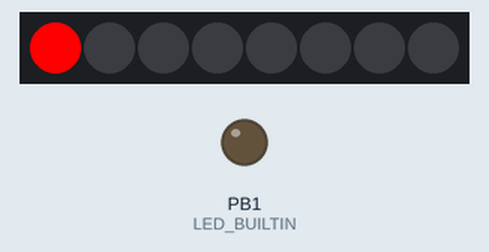
The sketch below on a simulated ATtiny85, built with avr-gcc and run on an emulated ATtiny85. Parts: 8 RGB LEDs in strip order, left to right, output pins drawn as LEDs (lit = HIGH).

Above: at 0.1 s.
At 26.21 s:
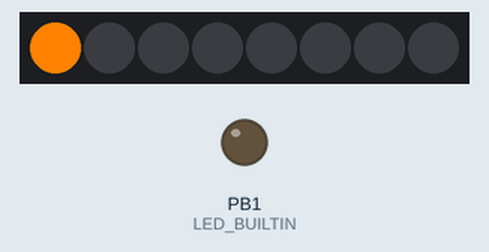
At 32.9 s:
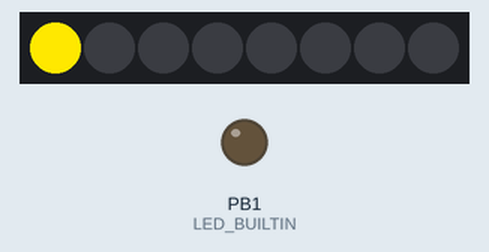
At 39.7 s:
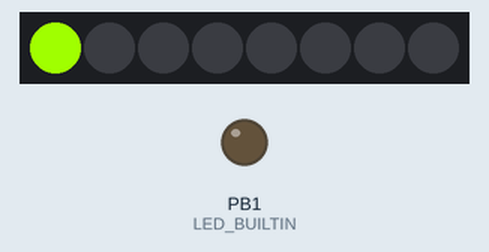
Timing chart, 0 to 40.0 s (numbered marks = the images above):
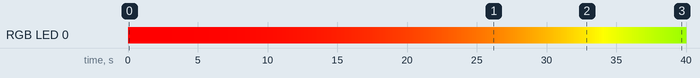

The sketch:

snow_village_colors.ino
```cpp
#include <Adafruit_NeoPixel.h>
//#include "color.h"
#include "buttons.h"

#ifdef __AVR__
  #include <avr/power.h>
#endif

#define COUNT_OF(x) ((sizeof(x)/sizeof(0[x])) / ((size_t)(!(sizeof(x) % sizeof(0[x])))))

#define PIN       0
#define NUMPIXELS 8
#define DELAYVAL 500
#define BUTTON_PIN 2
#define BUTTON_DEBOUNCE_DELAY  20

#define STATE_PAUSE                -3
#define STATE_ERROR                -2
#define STATE_ANIM_ALL_RED          0
#define STATE_ANIM_ALL_GREEN        1
#define STATE_ANIM_ALL_BLUE         2
#define STATE_ANIM_THEATER_WHITE    3
#define STATE_ANIM_THEATER_RED      4
#define STATE_ANIM_THEATER_BLUE     5
#define STATE_ANIM_THEATER_RAINBOW  6
#define STATE_ANIM_RAINBOW          7
#define STATE_ANIM_CLEAR            8
#define STATE_TEST                  9

#define ERROR_NONE 1
#define ERROR_TEST 10

typedef unsigned long time_t;
typedef uint32_t color_t;
typedef uint16_t hue_t;
typedef uint8_t sat_t;
typedef uint8_t val_t;
typedef uint8_t lum_t;

static const int8_t ORDER_OF_STATES[] = {
    STATE_ANIM_CLEAR,
    STATE_TEST,
    STATE_ANIM_ALL_RED,
    STATE_ANIM_ALL_GREEN,
    STATE_ANIM_ALL_BLUE,
    /*
    STATE_ANIM_THEATER_WHITE,
    STATE_ANIM_THEATER_RED,
    STATE_ANIM_THEATER_BLUE,
    STATE_ANIM_THEATER_RAINBOW,
    STATE_ANIM_RAINBOW,
    */
};

static void animate(time_t);
static void buttonPress(time_t);
static void buttonUp(time_t);
static void buttonDown(time_t);
static void toggleLED(time_t);
static void test(time_t);
static void colorWipe(time_t, uint32_t);
static void blinkBuiltInLED(unsigned long, int);

// Argument 1 = Number of pixels in NeoPixel strip
// Argument 2 = Arduino pin number (most are valid)
// Argument 3 = Pixel type flags, add together as needed:
//   NEO_KHZ800  800 KHz bitstream (most NeoPixel products w/WS2812 LEDs)
//   NEO_KHZ400  400 KHz (classic 'v1' (not v2) FLORA pixels, WS2811 drivers)
//   NEO_GRB     Pixels are wired for GRB bitstream (most NeoPixel products)
//   NEO_RGB     Pixels are wired for RGB bitstream (v1 FLORA pixels, not v2)
//   NEO_RGBW    Pixels are wired for RGBW bitstream (NeoPixel RGBW products)
static Adafruit_NeoPixel strip(NUMPIXELS, PIN, NEO_GRB + NEO_KHZ800);
static int8_t state = ORDER_OF_STATES[0];
static button_handle_t myButton;
static uint8_t buttonPressCnt = 0; //Index into the ORDER_OF_STATES
static int8_t errorCode = ERROR_NONE;

void setup()
{
    pinMode(LED_BUILTIN, OUTPUT);
    #if defined(__AVR_ATtiny85__) && (F_CPU == 16000000)
        clock_prescale_set(clock_div_1);
    #endif

    strip.show();  // Initialize all pixels to 'off'
    strip.begin();

    /* state = ORDER_OF_STATES[0]; */
    /* errorCode = ERROR_NONE; */

    /* btn_initButton(&myButton, BUTTON_PIN, INPUT_PULLUP, buttonDown, toggleLED, buttonPress); */
    /* btn_addButton(&myButton); */
}

void loop()
{
    /* time_t startTime = millis(); */
    /* btn_processButtons(startTime); */
    /* animate(startTime); */

    static uint16_t counter = 0;

    strip.setPixelColor(0, strip.gamma32(strip.ColorHSV(counter++, 255, 255)));
    strip.show();
}

static void animate(time_t startTime)
{
    switch(state) {
        case STATE_ERROR:
            blinkBuiltInLED(startTime, errorCode);
            break;
        case STATE_PAUSE:
            delay(10);
            break;
        case STATE_ANIM_CLEAR:
            strip.clear();
            strip.show();
            state = STATE_PAUSE;
            break;
        case STATE_ANIM_ALL_RED:
            colorWipe(startTime, Adafruit_NeoPixel::Color(255, 0, 0));
            break;
        case STATE_ANIM_ALL_GREEN:
            colorWipe(startTime, Adafruit_NeoPixel::Color(0, 255, 0));
            break;
        case STATE_ANIM_ALL_BLUE:
            colorWipe(startTime, Adafruit_NeoPixel::Color(0, 0, 255));
            break;
        case STATE_TEST:
            test(startTime);
            break;
    }
    if(errorCode != ERROR_NONE) state = STATE_ERROR;
}

static void buttonUp(time_t startTime){}
static void buttonDown(time_t startTime){}

static void buttonPress(time_t startTime)
{
    if(++buttonPressCnt >= COUNT_OF(ORDER_OF_STATES) || buttonPressCnt < 0) {
        buttonPressCnt = 0;
    }
    state = ORDER_OF_STATES[buttonPressCnt];
}

static void test(time_t curTime)
{
    static uint16_t colors[361] = {0,182,364,546,728,910,1092,1274,1456,1638,1820,2002,2185,2367,2549,2731,2913,3095,3277,3459,3641,3823,4005,4187,4369,4551,4733,4915,5097,5279,5461,5643,5825,6007,6189,6371,6554,6736,6918,7100,7282,7464,7646,7828,8010,8192,8374,8556,8738,8920,9102,9284,9466,9648,9830,10012,10194,10376,10558,10740,10923,11105,11287,11469,11651,11833,12015,12197,12379,12561,12743,12925,13107,13289,13471,13653,13835,14017,14199,14381,14563,14745,14927,15109,15292,15474,15656,15838,16020,16202,16384,16566,16748,16930,17112,17294,17476,17658,17840,18022,18204,18386,18568,18750,18932,19114,19296,19478,19661,19843,20025,20207,20389,20571,20753,20935,21117,21299,21481,21663,21845,22027,22209,22391,22573,22755,22937,23119,23301,23483,23665,23847,24030,24212,24394,24576,24758,24940,25122,25304,25486,25668,25850,26032,26214,26396,26578,26760,26942,27124,27306,27488,27670,27852,28034,28216,28399,28581,28763,28945,29127,29309,29491,29673,29855,30037,30219,30401,30583,30765,30947,31129,31311,31493,31675,31857,32039,32221,32403,32585,32768,32950,33132,33314,33496,33678,33860,34042,34224,34406,34588,34770,34952,35134,35316,35498,35680,35862,36044,36226,36408,36590,36772,36954,37137,37319,37501,37683,37865,38047,38229,38411,38593,38775,38957,39139,39321,39503,39685,39867,40049,40231,40413,40595,40777,40959,41141,41323,41506,41688,41870,42052,42234,42416,42598,42780,42962,43144,43326,43508,43690,43872,44054,44236,44418,44600,44782,44964,45146,45328,45510,45692,45875,46057,46239,46421,46603,46785,46967,47149,47331,47513,47695,47877,48059,48241,48423,48605,48787,48969,49151,49333,49515,49697,49879,50061,50244,50426,50608,50790,50972,51154,51336,51518,51700,51882,52064,52246,52428,52610,52792,52974,53156,53338,53520,53702,53884,54066,54248,54430,54613,54795,54977,55159,55341,55523,55705,55887,56069,56251,56433,56615,56797,56979,57161,57343,57525,57707,57889,58071,58253,58435,58617,58799,58982,59164,59346,59528,59710,59892,60074,60256,60438,60620,60802,60984,61166,61348,61530,61712,61894,62076,62258,62440,62622,62804,62986,63168,63351,63533,63715,63897,64079,64261,64443,64625,64807,64989,65171,65353,65535};
    static time_t s = 0;
    static uint16_t counter = 0;

    /* if(s == 0) s = curTime; */
    /* if((curTime - s) >= 200){ */
    /*     s = 0; */
    /*     counter += 182; */
    /* } */

    strip.setPixelColor(0, strip.gamma32(strip.ColorHSV(counter++, 255, 255)));
    strip.show();
    /*
    //red
    strip.setPixelColor(0, strip.gamma32(strip.ColorHSV(colors[0], 255, 255)));
    //green
    strip.setPixelColor(1, strip.gamma32(strip.ColorHSV(colors[120], 255, 255)));
    //blue
    strip.setPixelColor(2, strip.gamma32(strip.ColorHSV(colors[240], 255, 255)));
    //white
    strip.setPixelColor(3, strip.gamma32(strip.ColorHSV(0, 0, 255)));
    */
}

static void blinkBuiltInLED(time_t curTime, int errorCode)
{
    static time_t d = 0;
    time_t delta =  curTime - d;

    if(d == 0){
        digitalWrite(LED_BUILTIN, HIGH);
        d = millis();
    }else if(delta >= 1000 && delta <= 2000){
        digitalWrite(LED_BUILTIN, LOW);
    }else if(delta > 2000) {
        d = 0;
    }
}

static void toggleLED(time_t _)
{
    static bool t = LOW;
    t = !t;
    digitalWrite(LED_BUILTIN, t);
}

static void colorWipe(time_t t, uint32_t color)
{
    static int wait = 0, i=0;
    if(wait == 0){
        strip.setPixelColor(i, color);
        strip.show();
        wait = t;
        if(++i>=strip.numPixels()){
            i=0;
            state = STATE_PAUSE;
            wait = 0;
        }
    }
    if((t - wait) > 50) wait = 0;
}
```

buttons.c
```cpp
#include "./buttons.h"

void btn_initButton(button_handle_t *const button, int pin, int mode, buttonActionHandler_t down, buttonActionHandler_t up, buttonActionHandler_t press){
    button->pin = pin;
    button->mode = mode;
    button->downHandler = down;
    button->upHandler = up;
    button->pressHandler = press;
    button->debounceTimer = button->holdTimer = 0;
    button->preState = button->curState = button->normalState = mode == INPUT_PULLUP ? HIGH : LOW;// Not really true, user will have to set the normalState depending on pull up/down

    pinMode(pin, mode);
}

void btn_addButton(button_handle_t *const button){
    buttons[buttonsIdx++] = button;
}

void btn_processButtons(unsigned long startTime) {
    for(int i=0; i<buttonsIdx; i++){
        processButton(startTime, buttons[i]);
    }
}

static void processButton(unsigned long startTime, button_handle_t * const button){
    button->curState = digitalRead(button->pin);

    if(button->curState != button->preState && button->debounceTimer == 0) {
        button->debounceTimer = millis();
    }else if(
        button->curState != button->preState &&
        (long)(startTime - button->debounceTimer) > BUTTON_DEBOUNCE_DELAY
    ) {
        button->debounceTimer = 0;
        button->preState = button->curState;
        if(button->curState != button->normalState && button->downHandler != NULL){
            button->downHandler(startTime);
        }else if(button->curState == button->normalState){
            if(button->upHandler != NULL) button->upHandler(startTime);
            if(button->pressHandler != NULL) button->pressHandler(startTime);
        }
    }
}
```

buttons.h
```cpp
#ifndef _BUTTONS_H
#define _BUTTONS_H
#include <stdbool.h>
#include "Arduino.h"

#ifdef __cplusplus
extern "C"
{
#endif

#define BUTTON_DEBOUNCE_DELAY  20
#define BUTTON_MAX_BUTTONS 1

#define BUTTON_MAX_LISTENERS  16
#define BUTTON_LISTENER_PRESS 0
#define BUTTON_LISTENER_DOWN  1
#define BUTTON_LISTENER_UP    2
#define BUTTON_LISTENER_TYPES 3

typedef void (*buttonActionHandler_t)(unsigned long);

typedef struct button_handle_t{
    bool   normalState;
    bool   preState;
    bool   curState;
    unsigned long debounceTimer;
    unsigned long holdTimer;
    int pin;
    int mode;
    buttonActionHandler_t pressHandler;
    buttonActionHandler_t upHandler;
    buttonActionHandler_t downHandler;
} button_handle_t;

static button_handle_t *buttons[BUTTON_MAX_BUTTONS];
static uint8_t buttonsIdx = 0;

void btn_initButton(button_handle_t *const button, int pin, int mode, buttonActionHandler_t down, buttonActionHandler_t up, buttonActionHandler_t press);
void btn_addButton(button_handle_t * const button);
void btn_processButtons(unsigned long startTime);


static void processButton(unsigned long startTime, button_handle_t * const button);


#ifdef __cplusplus
}
#endif //__cplusplus
#endif //_BUTTONS_H
```

color.c
```cpp
#include "color.h"

static int median_three(int a, int b, int c)
{
    if ((a <= b && b <= c) || (c <= b && b <= a)) {
        return b;
    } else if ((b <= a && a <= c) || (c <= a && a <= b)) {
        return a;
    } else {
        return c;
    }
}

/**
 * Converts RGB to HSV. Scans hue degrees 0 to 1.
*/
void rgb_to_hsv(uint8_t red, uint8_t green, uint8_t blue, float hsv[3])
{
    float rp = (float)red/255.f,
          gp = (float)green/255.f,
          bp = (float)blue/255.f,
          Cmax = 0.f,
          Cmin = 0.f,
          delta = 0.f,
          hue = 0.f;

    Cmax = rp > gp ? rp : gp;
    Cmax = Cmax < bp ? bp : Cmax;
    Cmin = rp < gp ? rp : gp;
    Cmin = Cmin > gp ? gp : Cmin;
    delta = Cmax - Cmin;

    hsv[2] = Cmax;

    if(delta == 0){
        hue = 0;
    } else if(Cmax == rp) {
        hue = 60 * ( fmodf(((gp - bp)/delta), 6.f) );
    } else if(Cmax = gp) {
        hue = 60 * ( ((bp - rp)/delta) + 2 );
    } else if(Cmax = bp) {
        hue = 60 * ( ((rp - gp)/delta) + 4 );
    }

    if(Cmax == 0) {
        hsv[1] = 0;
    }else {
        hsv[1] = delta/Cmax;
    }

    hsv[0] = hue/360;
}

void rgb_to_hsv_intv1(uint8_t red, uint8_t green, uint8_t blue, int hsv_int[3])
{
    int maxVal = red;
    if (green > maxVal) maxVal = green;
    if (blue > maxVal) maxVal = blue;

    int minVal = red;
    if (green < minVal) minVal = green;
    if (blue < minVal) minVal = blue;

    int delta = maxVal - minVal;

    int hue = 0;
    int saturation = 0;
    int value = maxVal;

    if (delta == 0) {
        hue = 0;
    } else {
        if (maxVal == red) {
            hue = (green - blue);
            if (hue < 0) hue += 6 * 255;
        } else if (maxVal == green) {
            hue = 2 * 255 + (blue - red);
        } else { // maxVal == blue
            hue = 4 * 255 + (red - green);
            if (hue < 0) hue += 6 * 255; // Should not happen
        }
        hue = (hue * 360) / (6 * 255);
    }

    if (maxVal == 0) {
        saturation = 0;
    } else {
        saturation = (delta * 255) / maxVal;
    }

    hsv_int[0] = hue;
    hsv_int[1] = saturation;
    hsv_int[2] = value;
}

void rgb_to_hsv_intv2(uint8_t R, uint8_t G, uint8_t B, uint16_t hsv[3])
{
    uint16_t E = 65535;
    int16_t bitShift = 16;

    // Step 1: find the min, max, and median of RGB
    int16_t m = R;
    if (G < m) m = G;
    if (B < m) m = B;

    int16_t M = R;
    if (G > M) M = G;
    if (B > M) M = B;

    int16_t c = median_three(R, G, B);

    // Step 2: Set V equal to M
    hsv[2] = M;

    // Step 3: calculate the difference between M and m, if its 0, set S to 0, and H to -1 (It is undefined in this case)
    int16_t d = M - m;
    if (d == 0 || hsv[2] == 0) {
        hsv[1] = 0;
        hsv[0] = -1;
        return;
    }

    // Step 4: calculate S
    hsv[1] = (uint16_t)((((uint32_t)d << bitShift) - 1) / hsv[2]); // Using uint64_t to avoid overflow

    // Step 5: find the selector index I
    int16_t I = -1;
    if (M == R && m == B) {
        I = 0;
    } else if (M == G && m == B) {
        I = 1;
    } else if (M == G && m == R) {
        I = 2;
    } else if (M == B && m == R) {
        I = 3;
    } else if (M == B && m == G) {
        I = 4;
    } else if (M == R && m == G) {
        I = 5;
    }
    // Fallback to ensure I is set if there are duplicate min/max values
    if (I == -1) {
        if (M == R) I = (m == G) ? 5 : 0;
        else if (M == G) I = (m == B) ? 1 : 2;
        else if (M == B) I = (m == R) ? 3 : 4;
    }

    // Step 6: calculate F
    int16_t F = (int16_t)(((uint32_t)(c - m) << 16) / d + 1);
    if (I % 2 != 0) {
        F = E - F;
    }

    // Step 7: calculate H
    hsv[0] = (E * I) + F;
}

//Converts an integer RGB (value range from 0 to 255) to an HSV
void rgb_to_hsv_intv3(uint8_t r, uint8_t g, uint8_t b, uint8_t hsv[3])
{
    //Compute the H value by finding the maximum of the RGB values
    // Step 1: find the min, max, and median of RGB
    uint8_t m = MIN3(r,g,b);
    uint8_t M = MAX3(r,g,b);
    uint8_t d = M - m;

    //Compute the value
    hsv[2] = M;
    if(hsv[2] == 0) {
      hsv[0] = hsv[1] = 0;
      return;
    }

    //Compute the saturation value
    hsv[1] = 255 * (long)d / hsv[2];

    if(hsv[1] == 0) {
        hsv[0] = 0;
        return;
    }

    // Compute the Hue
    if(M == r) {
        hsv[0] = 0 + 43*(g - b)/d;
    }else if(M == g) {
        hsv[0] = 85 + 43*(b - r)/d;
    }else{//M == b
        hsv[0] = 171 + 43*(r - b)/d;
    }
}
```

color.h
```cpp
#ifndef _COLOR_H
#define _COLOR_H
#include <stdint.h>
#include <math.h>

#ifdef __cplusplus
extern "C"
{
#endif
#define MIN3(x,y,z)  ((y) <= (z) ? \
                         ((x) <= (y) ? (x) : (y)) \
                     : \
                         ((x) <= (z) ? (x) : (z)))
#define MAX3(x,y,z)  ((y) >= (z) ? \
                         ((x) >= (y) ? (x) : (y)) \
                     : \
                         ((x) >= (z) ? (x) : (z)))

void rgb_to_hsv(uint8_t red, uint8_t green, uint8_t b, float hsv[3]);
void rgb_to_hsv_intv1(uint8_t r, uint8_t g, uint8_t b, int hsv[3]);
void rgb_to_hsv_intv2(uint8_t R, uint8_t G, uint8_t B, uint16_t hsv[3]);
void rgb_to_hsv_intv3(uint8_t r, uint8_t g, uint8_t b, uint8_t hsv[3]);

#ifdef __cplusplus
}
#endif //__cplusplus
#endif //_COLOR_H
```

main.test.c
```cpp
#include <stdio.h>
#include "color.h"

int main(void)
{
    uint8_t hsv[3];

    rgb_to_hsv_intv3(128, 128, 128, hsv);
    printf("(%d,%d,%d)\n", hsv[0], hsv[1], hsv[2]);
    rgb_to_hsv_intv3(255, 0, 255, hsv);
    printf("(%d,%d,%d)\n", hsv[0], hsv[1], hsv[2]);

    return 0;
}
```

Measured:
- by itself, RGB LED 0: off → RGB(255, 0, 0) at 0.00 s, → RGB(255, 1, 0) 3.1 s later, → RGB(255, 2, 0) 1.6 s later, → RGB(255, 3, 0) 1.1 s later, … (214 changes in this stretch)
